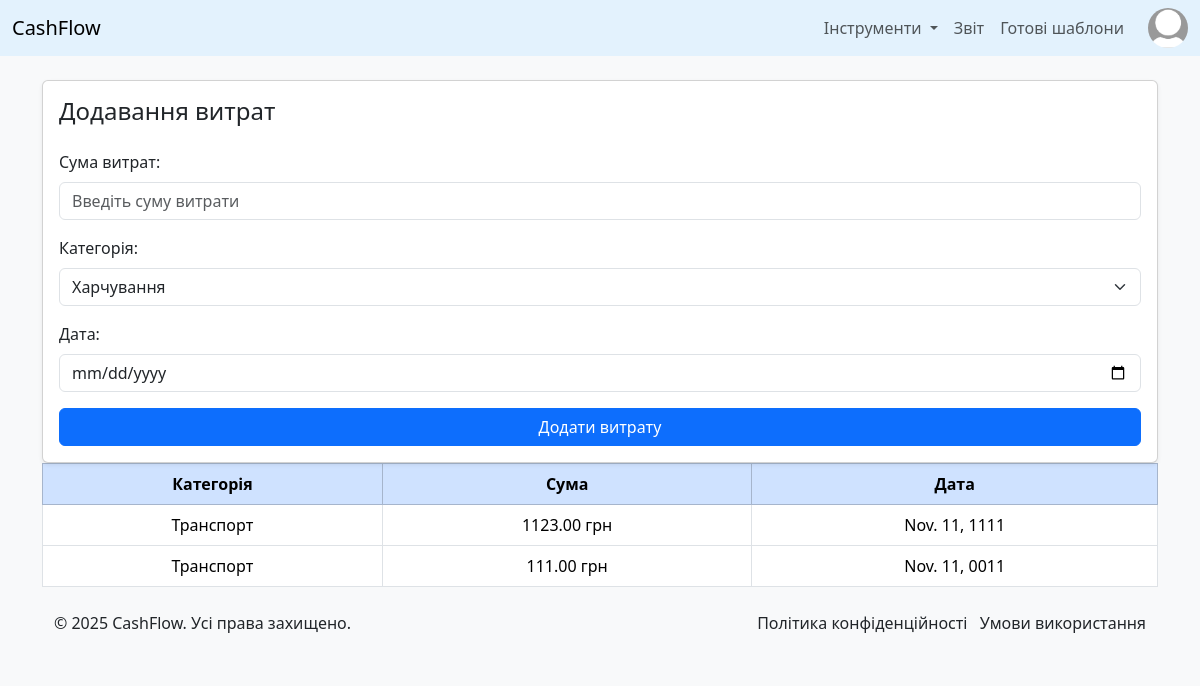
Before: /createPlan/ (signed in) with the older database file.
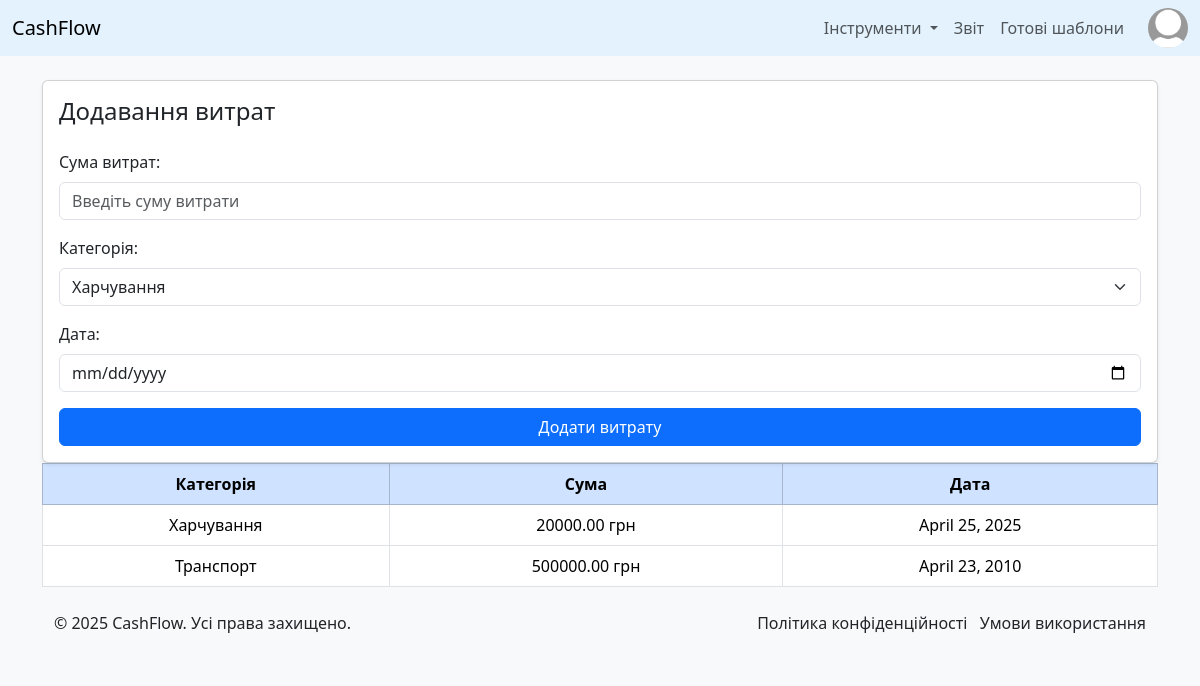
After: the same page with the newer database file.
### main/models.py (models this page shows, shortened)
class Expense(models.Model):
    CATEGORY_CHOICES = [
        ('food', 'Харчування'),
        ('transport', 'Транспорт'),
        ('entertainment', 'Розваги'),
        ('other', 'Інше'),
    ]
    amount = models.DecimalField(max_digits=10, decimal_places=2)
    category = models.CharField(max_length=50, choices=CATEGORY_CHOICES)
    date = models.DateField()
    time_added = models.DateTimeField(auto_now_add=True)  # Точний час додавання витрати

### main/views.py (the view, shortened to what this page needs)
# urls.py: path('createPlan/', views.add_expense, name='createPlan'),
@login_required
def add_expense(request):
    expenses = Expense.objects.all().order_by('-date')
    return render(request, 'createPlan.html', {'expenses': expenses})

### cashflow/templates/createPlan.html (shortened to what this page needs)
<!DOCTYPE html>
<html lang="uk">
<head>
  <link href="https://cdn.jsdelivr.net/npm/bootstrap@5.3.3/dist/css/bootstrap.min.css" rel="stylesheet">
</head>
<body class="bg-light">
{% include 'partials/header.html' %}
<div class="container py-4">
  <div class="card shadow-sm">
    <div class="card-body">
      <h4 class="card-title mb-4">Додавання витрат</h4>
      <form id="expense-form">
        <div class="mb-3">
          <label for="amount" class="form-label">Сума витрат:</label>
          <input type="number" class="form-control" id="amount" placeholder="Введіть суму витрати" required>
        </div>
        <div class="mb-3">
          <label for="category" class="form-label">Категорія:</label>
          <select class="form-select" id="category" required>
            <option selected>Харчування</option>
          </select>
        </div>
        <div class="mb-3">
          <label for="date" class="form-label">Дата:</label>
          <input type="date" class="form-control" id="date" required>
        </div>
        <button type="submit" class="btn btn-primary w-100">Додати витрату</button>
      </form>
    </div>
  </div>
  <table class="table table-hover table-bordered text-center mb-0" id="expenses-table">
    <thead class="table-primary">
      <tr>
        <th>Категорія</th>
        <th>Сума</th>
        <th>Дата</th>
      </tr>
    </thead>
    <tbody>
      {% for expense in expenses %}
      <tr>
        <td>{{ expense.category }}</td>
        <td>{{ expense.amount }} грн</td>
        <td>{{ expense.date }}</td>
      </tr>
      {% endfor %}
    </tbody>
  </table>
{% include 'partials/footer.html' %}
</body>
</html>

### cashflow/templates/partials/header.html (shortened to what this page needs)
{% load static %}
<nav class="navbar navbar-expand-lg" style="background-color: #e3f2fd;">
  <div class="container-fluid">
    <a class="navbar-brand" href="{% url 'home' %}">CashFlow</a>
    <div class="collapse navbar-collapse" id="navbarNavDropdown">
      <ul class="navbar-nav ms-auto">
        <li class="nav-item dropdown">
          <a class="nav-link dropdown-toggle" href="#" id="navbarDropdownMenuLink"
             role="button" data-bs-toggle="dropdown" aria-expanded="false">
            Інструменти
          </a>
        </li>
        <li class="nav-item">
          <a class="nav-link" href="{% url 'chart'%}">Звіт</a>
        </li>
        <li class="nav-item">
          <a class="nav-link" href="{% url 'readyMadeTemplates' %}">Готові шаблони</a>
        </li>
        <li class="nav-item ms-3">
          <a href="{% url 'profile' %}" class="d-inline-block">
            <img src="{% static 'images/avatar.png' %}" alt="Аватар" class="rounded-circle" style="width: 40px; height: 40px; object-fit: cover;">
          </a>
        </li>
      </ul>
    </div>
  </div>
</nav>

### cashflow/templates/partials/footer.html
{% load static %}
<footer class="bg-light py-4 footer">
  <div class="container">
    <div class="row">
      <div class="col-md-6">
        <p class="mb-0">© 2025 CashFlow. Усі права захищено.</p>
      </div>
      <div class="col-md-6 text-md-end">
        <ul class="list-inline mb-0">
            <li class="list-inline-item">
                <span class="text-decoration-none">Політика конфіденційності</span>
              </li>
              <li class="list-inline-item">
                <span class="text-decoration-none">Умови використання</span>
              </li>
        </ul>
      </div>
    </div>
  </div>
</footer>

Changed rows visible on the page:
removed Expense: category "Транспорт", amount "1123.00", date "Nov. 11, 1111"
removed Expense: category "Транспорт", amount "111.00", date "Nov. 11, 0011"
added Expense: category "Харчування", amount "20000.00", date "April 25, 2025"
added Expense: category "Транспорт", amount "500000.00", date "April 23, 2010"
